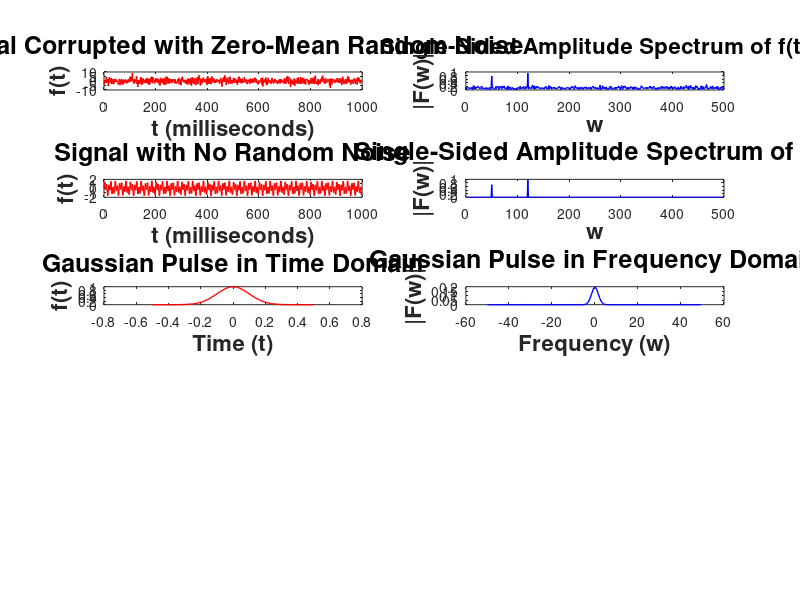

The MATLAB source for this figure: (Note: this script raises an error after producing the figure.)
function SPNASDAQFourier()
%Program used to Discrete Fourier transform
% Praba Siva
% praba@umich.edu
% @prabasiva
% Filename: SPNASDAQFourier.m
Fs = 1000;            % Sampling frequency
T = 1/Fs;             % Sampling period
L = 1000;             % Length of signal
t = (0:L-1)*T;        % Time vector
S = 0.7*sin(2*pi*50*t) + sin(2*pi*120*t);
X = S + 2*randn(size(t));
wsize=1000;
g=subplot(5,2,1);
plot(1000*t(1:wsize),X(1:wsize),'r','LineWidth',1);
title('Signal Corrupted with Zero-Mean Random Noise','FontSize',18,'FontWeight','bold')
xlabel('t (milliseconds)','FontSize',16,'FontWeight','bold')
ylabel('f(t)','FontSize',16,'FontWeight','bold')
%N=2^nextpow2(L);
Y = fft(X);
P2 = abs(Y/L);P1 = P2(1:L/2+1);
P1(2:end-1) = 2*P1(2:end-1);
f = Fs*(0:(L/2))/L;
g=subplot(5,2,2);
plot(f,P1,'b','LineWidth',1)
title('Single-Sided Amplitude Spectrum of f(t)','FontSize',16,'FontWeight','bold')
xlabel('w','FontSize',16,'FontWeight','bold')
ylabel('|F(w)|','FontSize',16,'FontWeight','bold')
g=subplot(5,2,3);
plot(1000*t(1:wsize),S(1:wsize),'r','LineWidth',1);
title('Signal with No Random Noise','FontSize',18,'FontWeight','bold')
xlabel('t (milliseconds)','FontSize',16,'FontWeight','bold')
ylabel('f(t)','FontSize',16,'FontWeight','bold')
Y = fft(S);
P2 = abs(Y/L);
P1 = P2(1:L/2+1);
P1(2:end-1) = 2*P1(2:end-1);
f = Fs*(0:(L/2))/L;
g=subplot(5,2,4);
plot(f,P1,'b','LineWidth',1)
title('Single-Sided Amplitude Spectrum of f(t)','FontSize',18,'FontWeight','bold')
xlabel('w','FontSize',16,'FontWeight','bold')
ylabel('|F(w)|','FontSize',16,'FontWeight','bold')
Fs = 100;           % Sampling frequency
t = -0.5:1/Fs:0.5;  % Time vector
L = length(t);      % Signal length
X = 1/(4*sqrt(2*pi*0.01))*(exp(-t.^2/(2*0.01)));
g=subplot(5,2,5)
plot(t,X,'r','LineWidth',1)
title('Gaussian Pulse in Time Domain','FontSize',18,'FontWeight','bold')
xlabel('Time (t)','FontSize',16,'FontWeight','bold')
ylabel('f(t)','FontSize',16,'FontWeight','bold')
n = 2^nextpow2(L);
Y = fft(X,n);
%f = Fs*(0:(n/2))/n;
f = Fs*(-n/2:n/2-1)/n
P = abs(Y/n);
g=subplot(5,2,6)
plot(f,fftshift(P),'b','LineWidth',1)
%plot(f,fftshift(P(1:n/2+1)),'b','LineWidth',1)
%plot(1:wsize,P(1:wsize),'b','LineWidth',1)
title('Gaussian Pulse in Frequency Domain','FontSize',18,'FontWeight','bold')
xlabel('Frequency (w)','FontSize',16,'FontWeight','bold')
ylabel('|F(w)|','FontSize',16,'FontWeight','bold')
[naq,year]=getData(2);
[dum,naq]=hpfilter(naq,14400);
g=subplot(5,2,7)
plot(year,naq,'r','LineWidth',1);
title('HPFilter of Log Nasdaq','FontSize',18,'FontWeight','bold');
xlabel('Year.month','FontSize',16,'FontWeight','bold');
ylabel('Cycles','FontSize',16,'FontWeight','bold');
%Fs = 1000;
Fs = 12;
[L,tp]=size(naq)
n = 2^nextpow2(L);
Y = fft(naq,n);
f = Fs*(0:(n/2))/n;
P = abs(Y/n);
g=subplot(5,2,8)
%plot(f,P(1:n/2+1),'b','LineWidth',1)
%plot(1:n/2+1,P(1:n/2+1),'b','LineWidth',1)
plot(f,P(1:n/2+1),'b','LineWidth',1)

title('HPFilter of NASDAQ in Frequency Domain','FontSize',18,'FontWeight','bold')
xlabel('Frequency (w)','FontSize',16,'FontWeight','bold')
ylabel('|F(w)|','FontSize',16,'FontWeight','bold')
[sp500,year]=getData(1);
[dum,sp500]=hpfilter(sp500,14400);
g=subplot(5,2,9)
plot(year,sp500,'r','LineWidth',1);
title('HPFilter of Log S&P 500','FontSize',18,'FontWeight','bold');
xlabel('Year.month','FontSize',16,'FontWeight','bold');
ylabel('Cycles','FontSize',16,'FontWeight','bold');
[L,tp]=size(sp500)
n = 2^nextpow2(L);
Y = fft(sp500,n);
f = Fs*(0:(n/2))/n;
P = abs(Y/n);
g=subplot(5,2,10)
%plot(f,P(1:n/2+1),'b','LineWidth',1);
plot(f,P(1:n/2+1),'b','LineWidth',1);
title('HPFilter of S&P in Frequency Domain','FontSize',18,'FontWeight','bold')
xlabel('Frequency (w)','FontSize',16,'FontWeight','bold')
ylabel('|F(w)|','FontSize',16,'FontWeight','bold')
